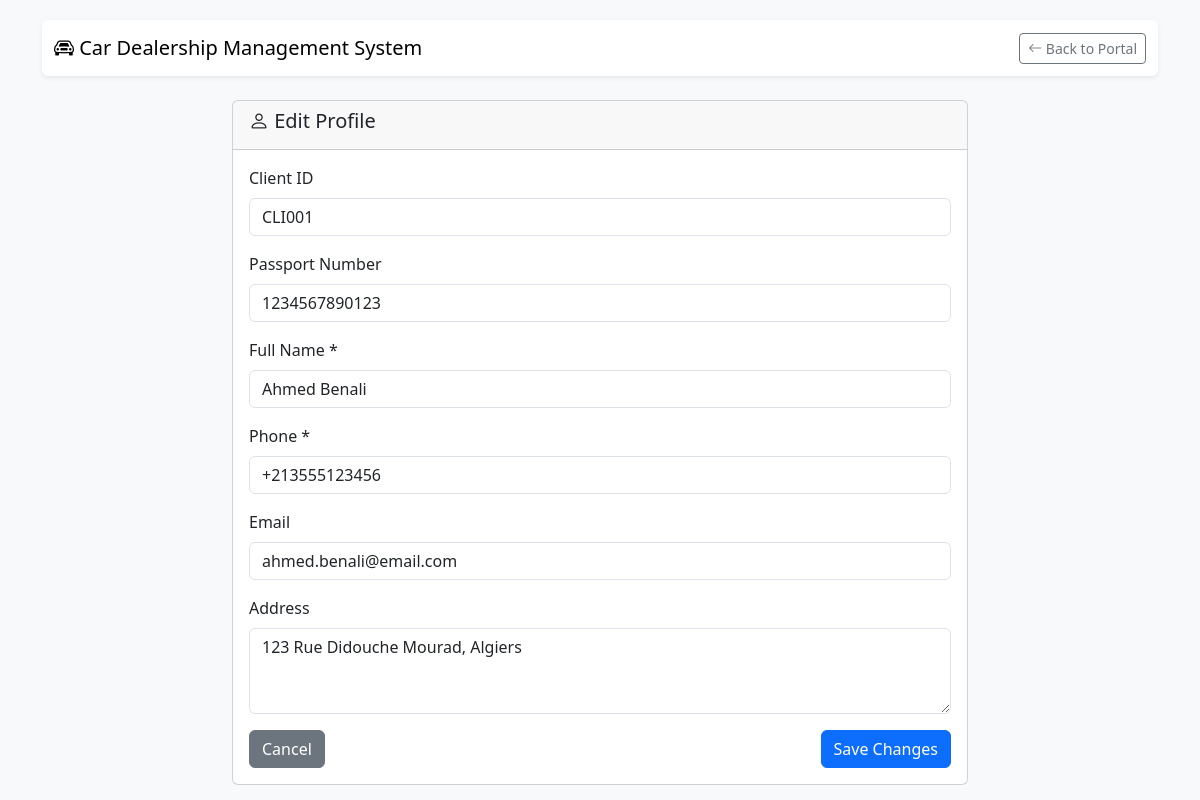
The page /edit_profile.php (signed in) on the database its author committed.
### tables this page shows
CREATE TABLE `clients` (
  `id` INT(11) NOT NULL AUTO_INCREMENT,
  `client_id` VARCHAR(20) NOT NULL UNIQUE,
  `name` VARCHAR(100) NOT NULL,
  `phone` VARCHAR(20) NOT NULL,
  `email` VARCHAR(100),
  `passport_number` VARCHAR(50),
  `address` TEXT,
  `user_id` INT(11) NULL,
  `password` VARCHAR(255) NOT NULL,
  `created_at` TIMESTAMP DEFAULT CURRENT_TIMESTAMP,
  `updated_at` TIMESTAMP DEFAULT CURRENT_TIMESTAMP ON UPDATE CURRENT_TIMESTAMP,
  `is_active` TINYINT(1) DEFAULT 1,
  `mfa_enabled` TINYINT(1) DEFAULT 0,
  `mfa_secret` VARCHAR(32) NULL,
  PRIMARY KEY (`id`),
  FOREIGN KEY (`user_id`) REFERENCES `admin_users`(`id`) ON DELETE SET NULL,
  INDEX `idx_client_id` (`client_id`),
  INDEX `idx_email` (`email`),
  INDEX `idx_phone` (`phone`),
  INDEX `idx_passport` (`passport_number`)
);

### edit_profile.php (the view, shortened to what this page needs)
<?php
require_once 'functions.php';
$client_id = $_SESSION['user_id'];
$stmt = $pdo->prepare("SELECT * FROM clients WHERE id = ?");
$stmt->execute([$client_id]);
$client = $stmt->fetch();
?>
<!DOCTYPE html>
<html lang="en">
<head>
    <link href="https://cdn.jsdelivr.net/npm/bootstrap@5.3.0/dist/css/bootstrap.min.css" rel="stylesheet">
    <link rel="stylesheet" href="https://cdn.jsdelivr.net/npm/bootstrap-icons@1.11.0/font/bootstrap-icons.css">
</head>
<body>
    <div class="container">
        <nav class="navbar navbar-light bg-white mb-4 rounded shadow-sm">
            <div class="container-fluid">
                <a class="navbar-brand" href="client_portal.php">
                    <i class="bi bi-car-front"></i> <?php echo APP_NAME; ?>
                </a>
                <a href="client_portal.php" class="btn btn-outline-secondary btn-sm">
                    <i class="bi bi-arrow-left"></i> Back to Portal
                </a>
            </div>
        </nav>
        <div class="row justify-content-center">
            <div class="col-md-8">
                <div class="card">
                    <div class="card-header">
                        <h5><i class="bi bi-person"></i> Edit Profile</h5>
                    </div>
                    <div class="card-body">
                        <form method="POST">
                            <div class="mb-3">
                                <label for="client_id" class="form-label">Client ID</label>
                                <input type="text" class="form-control" id="client_id" value="<?php echo htmlspecialchars($client['client_id']); ?>" readonly>
                            </div>
                            <div class="mb-3">
                                <label for="passport_number" class="form-label">Passport Number</label>
                                <input type="text" class="form-control" id="passport_number" value="<?php echo htmlspecialchars($client['passport_number']); ?>" readonly>
                            </div>
                            <div class="mb-3">
                                <label for="name" class="form-label">Full Name *</label>
                                <input type="text" class="form-control" id="name" name="name" value="<?php echo htmlspecialchars($client['name']); ?>" required>
                            </div>
                            <div class="mb-3">
                                <label for="phone" class="form-label">Phone *</label>
                                <input type="text" class="form-control" id="phone" name="phone" value="<?php echo htmlspecialchars($client['phone']); ?>" required>
                            </div>
                            <div class="mb-3">
                                <label for="email" class="form-label">Email</label>
                                <input type="email" class="form-control" id="email" name="email" value="<?php echo htmlspecialchars($client['email'] ?? ''); ?>">
                            </div>
                            <div class="mb-3">
                                <label for="address" class="form-label">Address</label>
                                <textarea class="form-control" id="address" name="address" rows="3"><?php echo htmlspecialchars($client['address'] ?? ''); ?></textarea>
                            </div>
                            <div class="d-flex justify-content-between">
                                <a href="client_portal.php" class="btn btn-secondary">Cancel</a>
                                <button type="submit" class="btn btn-primary">Save Changes</button>
                            </div>
                        </form>
                    </div>
                </div>
            </div>
        </div>
    </div>
</body>
</html>

### edit_profile.php (style rules this page uses)
body { background-color: #f8f9fa; padding-top: 20px; }

### rows shown on the page
clients: client "CLI001", passport_number "1234567890123", name "Ahmed Benali", phone "+213555123456", email "ahmed.benali@email.com", address "123 Rue Didouche Mourad, Algiers"

### other values the page prints
APP_NAME "Car Dealership Management System"
